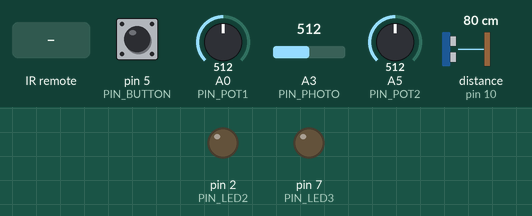
A sketch run on a simulated Arduino Uno, built with avr-gcc and run on an emulated ATmega328P. On the bench: output pins drawn as LEDs (lit = HIGH). Wiring (inferred from the names in the program): ultrasonic range finder: trigger pin 9; echo pin 10. The inputs (shaded band) are chosen by the test bench; at power-on: pin 5 (PIN_BUTTON) HIGH, A0 (PIN_POT1) = 512, A3 (PIN_PHOTO) = 512, A5 (PIN_POT2) = 512, distance to the obstacle (sensor on pin 10) 80 cm. The echo pulse lasts 58.3 µs per cm; pins used as bus, display or sensor lines are not drawn; what the sketch prints to the serial monitor is not drawn.

Above: at 1.2 s.
1.3 s: infrared code 0xFF00FF00 received
At 2.4 s:
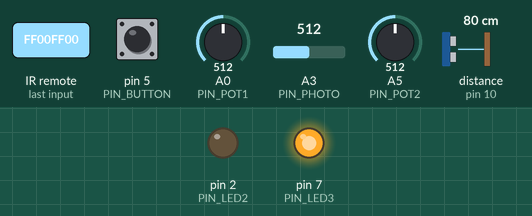
2.8 s: infrared code 0xFE01FF00 received
At 3.9 s:
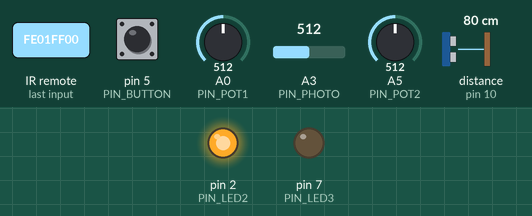
4.3 s: infrared code 0xE916FF00 received
At 5.3 s:
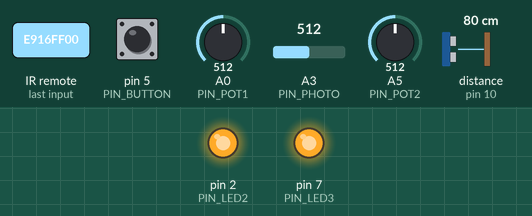
Timing chart, 0 to 7.3 s (numbered marks = the images above; inputs shaded):
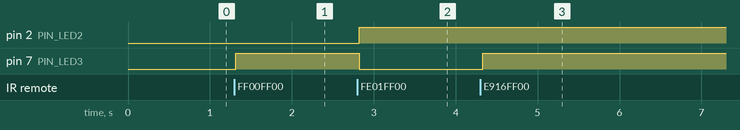

The sketch:

GR8DRUMS.ino
```cpp
#include <IRremote.h>

#define PIN_LED1 0
#define PIN_LED2 2
#define PIN_LED3 7
#define PIN_LED4 11
#define PIN_LED5 12
#define PIN_TRIGGER 9
#define PIN_ECHO 10
//#define MASSIMO 200
#define PIN_RECEIVER 13
#define PIN_BUTTON 5
#define PIN_POT1 A0
#define PIN_POT2 5
#define PIN_PHOTO A3


//frequencies of the IR buttons
#define IRLED1 4278255360
#define IRLED2 4261543680
#define IRLED3 4177985280
#define IRLED4 4127850240
#define IRLED5 3910598400
#define IROFF 4111138560
#define POT1SENS 4
#define POT2SENS 3
#define PHOTOSENS 5


float duration; // variable for the duration of sound wave travel
float distance; // variable for the distance measurement

int buttonState = 0;
int sonarplay = 0;
int sonardrum = 0;
int playing = 0;
int prevpot1Value = 0;
int pot1Value = 0;
int prevpot2Value = 0;
int pot2Value = 0;
int prevphotoValue = 0;
int photoValue = 0;


void setup() {

  // initialize serial communication:
  Serial.begin(9600);

  pinMode(PIN_LED1,OUTPUT);
  pinMode(PIN_LED2,OUTPUT);
  pinMode(PIN_LED3,OUTPUT);
  pinMode(PIN_RECEIVER, INPUT);
  pinMode(PIN_TRIGGER, OUTPUT); // Sets the PIN_TRIGGER as an OUTPUT
  pinMode(PIN_ECHO, INPUT); // Sets the PIN_ECHO as an INPUT
  pinMode(PIN_BUTTON, INPUT);// initialize the pushbutton pin as an input:

  IrReceiver.begin(PIN_RECEIVER, ENABLE_LED_FEEDBACK);
}


void loop() {

  //check if the pushbutton is pressed. If it is, the buttonState is HIGH:
  buttonState = digitalRead(PIN_BUTTON);

  if (buttonState==LOW && sonarplay==0) {
  sonarplay=1;
  }

  else if (buttonState==LOW && sonarplay==1) {
  sonarplay=0;
  }


  //Serial.println(sonarplay);


  //reading the value from the photoresistor
  photoValue =  analogRead(PIN_PHOTO);

  if(abs(prevphotoValue-photoValue)>(PHOTOSENS))
  {
  Serial.print("f");
  Serial.print(photoValue,  DEC);
  Serial.print("t");
  }
  prevphotoValue=photoValue;


  //IR signals receiver
   if (IrReceiver.decode())
   {
       if (IrReceiver.decodedIRData.decodedRawData == IRLED1 )
       {
         digitalWrite( PIN_LED1, LOW );
         digitalWrite( PIN_LED2, LOW );
         digitalWrite( PIN_LED3, HIGH );
         digitalWrite( PIN_LED4, HIGH );
         digitalWrite( PIN_LED5, LOW );
         if(sonarplay==0)
         {Serial.write("d1t");}
         else
         {sonardrum=1;}
       }
       else if (IrReceiver.decodedIRData.decodedRawData == IRLED2 )
       {
         digitalWrite( PIN_LED1, LOW );
         digitalWrite( PIN_LED2, HIGH );
         digitalWrite( PIN_LED3, LOW );
         digitalWrite( PIN_LED4, LOW );
         digitalWrite( PIN_LED5, LOW );
         if(sonarplay==0)
         {Serial.write("d2t");}
         else
         {sonardrum=2;}
       }
       else if (IrReceiver.decodedIRData.decodedRawData == IRLED3 )
       {
         digitalWrite( PIN_LED1, LOW );
         digitalWrite( PIN_LED2, LOW );
         digitalWrite( PIN_LED3, HIGH );
         digitalWrite( PIN_LED4, LOW );
         digitalWrite( PIN_LED5, LOW );
         if(sonarplay==0)
         {Serial.write("d3t");}
         else
         {sonardrum=3;}
       }
       else if (IrReceiver.decodedIRData.decodedRawData == IRLED4 )
       {
         digitalWrite( PIN_LED1, LOW );
         digitalWrite( PIN_LED2, LOW );
         digitalWrite( PIN_LED3, LOW );
         digitalWrite( PIN_LED4, HIGH );
         digitalWrite( PIN_LED5, LOW );
         if(sonarplay==0)
         {Serial.write("d4t");}
         else
         {sonardrum=4;}
       }
       else if (IrReceiver.decodedIRData.decodedRawData == IRLED5 )
       {
         digitalWrite( PIN_LED1, LOW );
         digitalWrite( PIN_LED2, HIGH );
         digitalWrite( PIN_LED3, HIGH );
         digitalWrite( PIN_LED4, LOW );
         digitalWrite( PIN_LED5, LOW );
         if(sonarplay==0)
         {Serial.write("d5t");}
         else
         {sonardrum=5;}
       }
       else if (IrReceiver.decodedIRData.decodedRawData == IROFF )
       {
         digitalWrite( PIN_LED1, LOW );
         digitalWrite( PIN_LED2, LOW );
         digitalWrite( PIN_LED3, LOW );
         digitalWrite( PIN_LED4, LOW );
         digitalWrite( PIN_LED5, LOW );
       }

   IrReceiver.resume();        // prepare to receive the next value
   }


  //script that prints distance from the sonar
  digitalWrite(PIN_TRIGGER, LOW);
  delayMicroseconds(2);
  digitalWrite(PIN_TRIGGER, HIGH);
  delayMicroseconds(10);
  digitalWrite(PIN_TRIGGER, LOW);
  duration = pulseIn(PIN_ECHO, HIGH);
  distance = (duration*.0343)/2;
  //Serial.print("s");
  //Serial.print(distance);
  //Serial.print("t");
  delay(20);


  //if in sonar mode the distance is under 15cm play the selected drum
  if(distance<15 && playing==0 && sonarplay==1 && sonardrum!=0)
    {
      if(sonardrum==1)
      Serial.write("d1t");
      else if(sonardrum==2)
      Serial.write("d2t");
      else if(sonardrum==3)
      Serial.write("d3t");
      else if(sonardrum==4)
      Serial.write("d4t");
      else if(sonardrum==5)
      Serial.write("d5t");

      playing=1;
    }
  else
  playing=0;

  delay(20);


  //reading and printing the value of potentiometers
  pot1Value = analogRead(PIN_POT1);
  if(abs(prevpot1Value-pot1Value)>(POT1SENS))
  {
  Serial.print("p");
  Serial.print(pot1Value);
  Serial.print("t");
  }
  prevpot1Value=pot1Value;

  pot2Value = analogRead(PIN_POT2);
  if(abs(prevpot2Value-pot2Value)>(POT2SENS))
  {
  Serial.print("k");
  Serial.print(pot2Value);
  Serial.print("t");
  }
  prevpot2Value=pot2Value;

  delay(20);


}
```

Measured:
- after the input at 1.3 s, pin 7 (PIN_LED3): LOW → HIGH at once
- after the input at 2.8 s, pin 2 (PIN_LED2): LOW → HIGH at once; pin 7 (PIN_LED3): HIGH → LOW at once
- after the input at 4.3 s, pin 7 (PIN_LED3): LOW → HIGH at once
